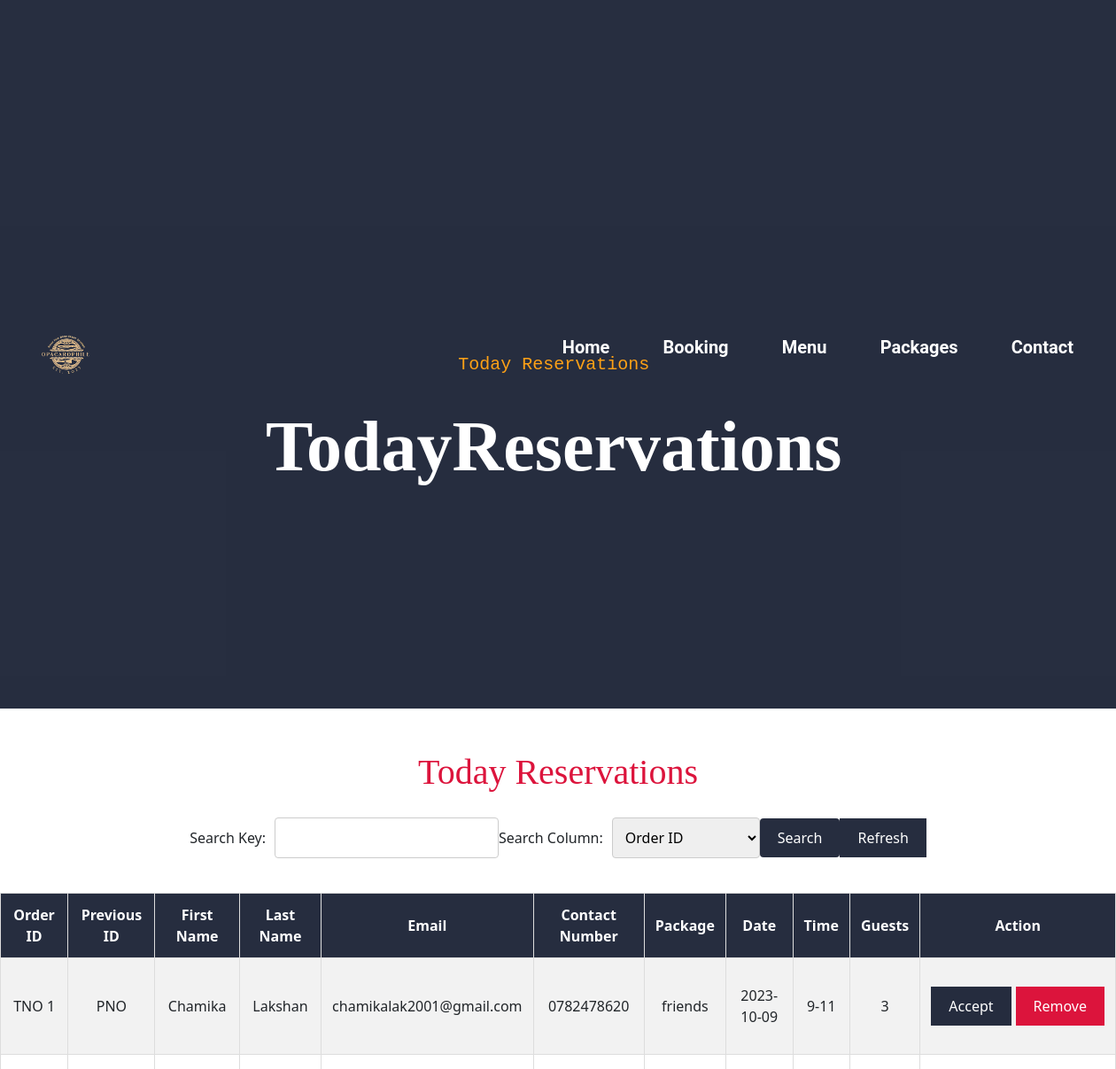
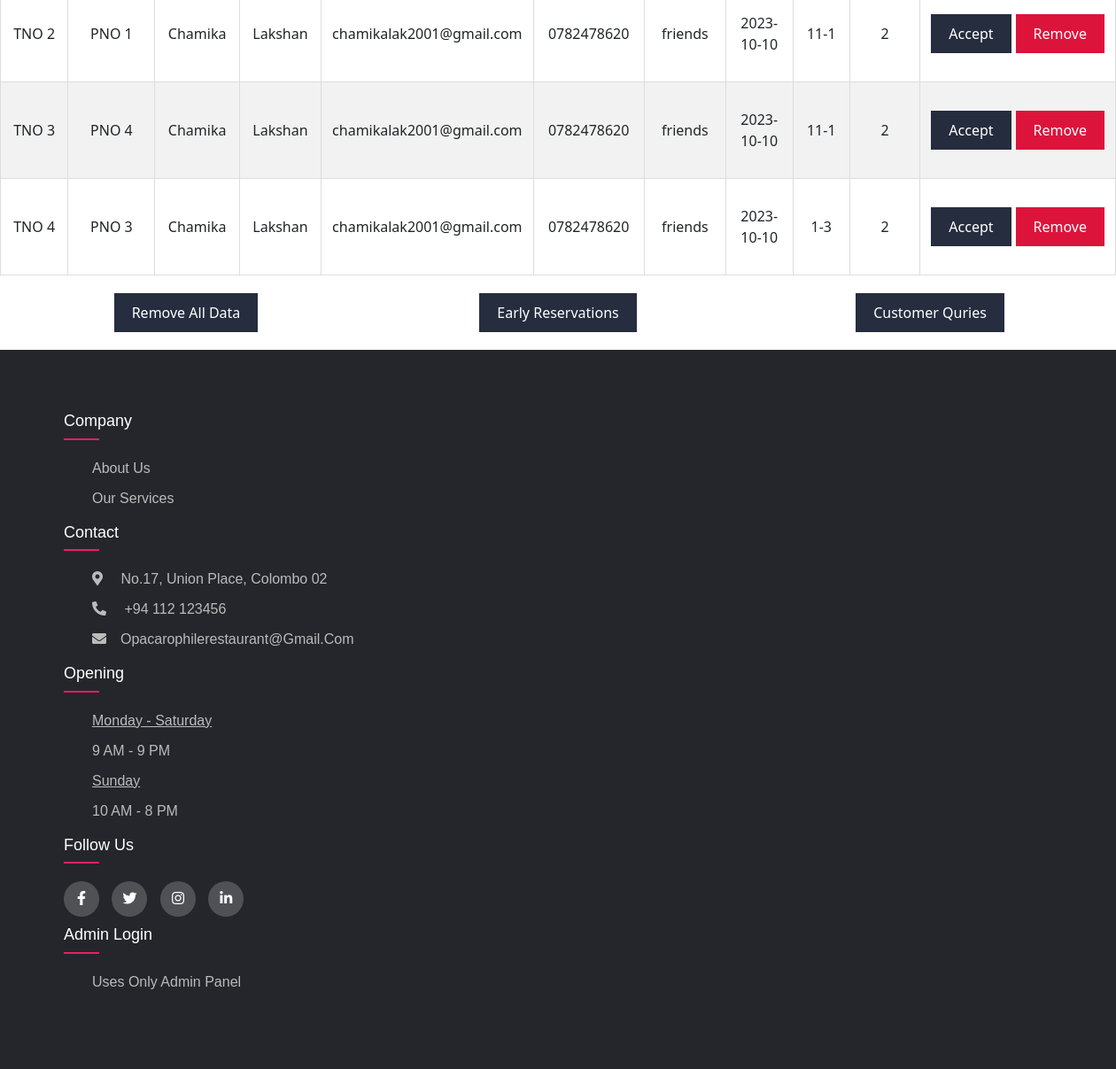
Screenshot of /today.php with the database file from the repository (2 pictures, top to bottom).
### tables this page shows
CREATE TABLE `today` (
  `order_id` int(11) NOT NULL,
  `first_name` varchar(255) DEFAULT NULL,
  `last_name` varchar(255) DEFAULT NULL,
  `email` varchar(255) DEFAULT NULL,
  `contact_number` varchar(20) DEFAULT NULL,
  `package` varchar(50) DEFAULT NULL,
  `date` date DEFAULT NULL,
  `time` varchar(10) DEFAULT NULL,
  `guests` int(11) DEFAULT NULL,
  `previous_id` int(11) DEFAULT NULL
);

### today.php (the view, shortened to what this page needs)
<?php
function fetchDataFromDatabase()
{
    $servername = "localhost";
    $username = "root";
    $password = "";
    $dbname = "book";
    $conn = new mysqli($servername, $username, $password, $dbname);
    $sql = "SELECT * FROM today";
    $result = $conn->query($sql);
    $data = array();
    if ($result->num_rows > 0) {
        while ($row = $result->fetch_assoc()) {
            $data[] = $row;
        }
    }
    return $data;
}
$reservations = fetchDataFromDatabase();
?>
<!DOCTYPE html>
<html lang="en">
<head>
    <link rel="stylesheet" href="css/today.css">
    <link rel="stylesheet" href="https://stackpath.bootstrapcdn.com/bootstrap/5.3.0/css/bootstrap.min.css">
    <link rel="stylesheet" type="text/css" href="https://cdnjs.cloudflare.com/ajax/libs/font-awesome/5.15.1/css/all.min.css">
</head>
<body>
    <div class="wrappers">
        <div class="main-container">
            <div class="overlay"></div>
        </div>
        <div class="navbar">
            <img class="logo" src="images/logo.png">
            <ul>
                <li><a  href="index.php">Home</a></li>
                <li><a href="bookingnew.php">Booking</a></li>
                <li><a href="menu.php">Menu</a></li>
                <li><a href="packages.php">Packages</a></li>
                <li><a href="contact.php">Contact</a></li>
            </ul>
            <div class="al">
                <h4 class="ph4">Today Reservations</h4>
                <br>
                <h1>Today<span>Reservations</span></h1>
            </div>
        </div>
    </div>
    <br><br>
        <h1 class="mh1">Today Reservations</h1>
        <form class="search-form" action="<?php echo $_SERVER['PHP_SELF']; ?>" method="post">
            <label for="search_key">Search Key:</label>
            <input type="text" name="search_key" id="search_key" required>
            <label for="search_column">Search Column:</label>
            <select name="search_column" id="search_column" required>
                <option value="order_id">Order ID</option>
            </select>
            <div class="button-container">
                    <button type="submit" name="search" class="searchb">Search</button>
                </form>
                <form class="refresh-form" action="<?php echo $_SERVER['PHP_SELF']; ?>" method="post">
                    <button type="submit" name="refresh">Refresh</button>
                </form>
        <?php if (!empty($reservations)) : ?>
            <table class="reservation-table">
                <tr>
                    <th>Order ID</th>
                    <th>Previous ID</th>
                    <th>First Name</th>
                    <th>Last Name</th>
                    <th>Email</th>
                    <th>Contact Number</th>
                    <th>Package</th>
                    <th>Date</th>
                    <th>Time</th>
                    <th>Guests</th>
                    <th>Action</th>
                </tr>
                <?php foreach ($reservations as $reservation) : ?>
                    <tr>
                        <td>TNO <?php echo $reservation['order_id']; ?></td>
                        <td>PNO <?php echo $reservation['previous_id']; ?></td>
                        <td><?php echo $reservation['first_name']; ?></td>
                        <td><?php echo $reservation['last_name']; ?></td>
                        <td><?php echo $reservation['email']; ?></td>
                        <td><?php echo $reservation['contact_number']; ?></td>
                        <td><?php echo $reservation['package']; ?></td>
                        <td><?php echo $reservation['date']; ?></td>
                        <td><?php echo $reservation['time']; ?></td>
                        <td><?php echo $reservation['guests']; ?></td>
                        <td>
                        <div class="button-container">
                            <form action="<?php echo $_SERVER['PHP_SELF']; ?>" method="post">
                                <button type="submit" name="accept_reservation" class="accept-btn">Accept</button>
                            </form>
                            <form action="<?php echo $_SERVER['PHP_SELF']; ?>" method="post">
                                <button type="submit" name="remove_reservation" class="remove-btn">Remove</button>
                            </form>
                        </div>
                        </td>
                    </tr>
                <?php endforeach; ?>
            </table>
        <?php endif; ?>
        <div class="button-container">
            <form class="remove-all-form" action="<?php echo $_SERVER['PHP_SELF']; ?>" method="post">
                <button type="submit" name="remove_all">Remove All Data</button>
            </form>
            <form class="previous-reservations-form" method='post' action='fetch.php'>
                <button type='submit' name='previous_reservations'>Early Reservations</button>
            </form>
            <form class="today-reservations-form" method='post' action='contact_fetch.php'>
                <button type='submit' name='today_reservations'>Customer Quries</button>
            </form>
        </div>
        <footer class="footer">
            <div class="container">
                <div class="row">
                    <div class="footer-col">
                        <h4>company</h4>
                        <ul>
                            <li><a href="aboutus.php">about us</a></li>
                            <li><a href="index.php#services">our services</a></li>
                        </ul>
                    </div>
                    <div class="footer-col">
                        <h4>Contact</h4>
                        <ul>
                        <li><a href="https://maps.app.goo.gl/sDskgv8TrvkfiXcEA"><i class="fa fa-map-marker-alt me-3"></i> No.17, Union Place, Colombo 02</a></li>
                            <li><a href="#"><i class="fa fa-phone-alt me-3"></i> +94 112 123456</a></li>
                            <li><a href="mailto:opacarophilerestaurant@gmail.com"><i class="fa fa-envelope me-3"></i>opacarophilerestaurant@gmail.com</a></li>
                        </ul>
                    </div>
                    <div class="footer-col">
                        <h4>Opening</h4>
                        <ul>
                            <li><a href="#"><u>Monday - Saturday</u></a></li>
                            <li><a href="#">9 AM - 9 PM</a></li>
                            <li><a href="#"><u>Sunday</u></a></li>
                            <li><a href="#">10 AM - 8 PM</a></li>
                        </ul>
                    </div>
                    <div class="footer-col">
                        <h4>follow us</h4>
                        <div class="social-links">
                            <a href="#"><i class="fab fa-facebook-f"></i></a>
                            <a href="#"><i class="fab fa-twitter"></i></a>
                            <a href="#"><i class="fab fa-instagram"></i></a>
                            <a href="#"><i class="fab fa-linkedin-in"></i></a>
                        </div>
                        <h4>Admin Login</h4>
                        <ul>
                            <li><a href="login.php">Uses Only Admin Panel</a></li>
                        </ul>
                    </div>
                </div>
            </div>
        </footer>
</body>
</html>

### css/today.css (style rules this page uses)
* { margin: 0; padding: 0; }
body { overflow-x: hidden; margin-right: 0; }
.wrappers { width: 100%; height: 100vh; background-size: cover; display: flex; color: #fff; background-position: center; background-repeat: no-repeat; position: relative; }
.overlay { position: absolute; top: 0; left: 0; width: 100%; height: 100%; background-color: rgba(15, 23, 43, .9); z-index: 0; }
.navbar { position: absolute; height: 80px; width: 100%; top: 0; left: 0; padding: 10px 10px; align-items: center; width: 100%; height: 100vh; }
.navbar .logo { width: 150px; height: auto; padding: 0px 35px; }
.navbar ul { float: right; margin-right: 20px; }
.navbar ul li { list-style: none; margin: 0 8px; display: inline-block; line-height: 80px; }
.navbar ul li a { font-size: 20px; font-family: 'Roboto', sans-serif; color: white; padding: 6px 20px; text-decoration:none; font-weight:bold; transition:0.4s ease-in-out; }
.al { height: 100px; padding: 120px 300px; position: absolute; }
.ph4 { color: #fea116; font-family: 'Courier New', Courier, monospace; text-align: center; font-size: 20px; }
.al h1 { font-size: 80px; color: #fff; font-weight: 600; font-family: 'Lucida Sans', 'Lucida Sans Regular', 'Lucida Grande'; font-style: bold; }
.mh1 { text-align: center; font-family: comic sans-serif; color: crimson; }
form { margin-bottom: 20px; text-align: center; }
.search-form, .refresh-form, .remove-all-form, .previous-reservations-form, .today-reservations-form { display: flex; align-items: center; justify-content: center; text-align: left; }
label { margin-right: 10px; }
input, select, button { padding: 10px; margin-right: 10px; border: 1px solid #ccc; border-radius: 4px; }
.searchb { cursor: pointer; background-color: rgba(15, 23, 43, .9); color: #fff; border: none; border-radius: 4px; padding: 5px 20px; transition: background-color 0.3s; margin-bottom: 20px; }
button { cursor: pointer; background-color: rgba(15, 23, 43, .9); color: #fff; border: none; border-radius: 4px; padding: 10px 20px; transition: background-color 0.3s; }
.accept-btn { background-color: rgba(15, 23, 43, .9); }
.remove-btn { background-color: crimson; margin-left: 5px; }
.reservation-table { width: 100%; border-collapse: collapse; margin-top: 20px; align-items: center; }
.reservation-table th, .reservation-table td { padding: 12px; border: 1px solid #ddd; text-align: center; }
.reservation-table th { background-color: rgba(15, 23, 43, .9); color: #fff; }
.reservation-table tr:nth-child(even) { background-color: #f2f2f2; }
.reservation-table tr:nth-child(odd) { background-color: #ffffff; }
.button-container { display: flex; justify-content: space-between; margin-top: 20px; }
.remove-all-form, .previous-reservations-form, .today-reservations-form { flex: 1; }
.container { max-width: 1170px; margin:auto; font-family: 'Poppins', sans-serif; line-height: 1.5; }
.row { display: flex; flex-wrap: wrap; }
ul { list-style: none; }
.footer { background-color: #24262b; padding: 70px 0; }
.footer-col { width: 24%; padding: 0 5px; }
.footer-col h4 { font-size: 18px; color: #ffffff; text-transform: capitalize; margin-bottom: 30px; font-weight: 500; position: relative; }
.footer-col h4::before { content: ''; position: absolute; left:0; bottom: -10px; background-color: #e91e63; height: 2px; box-sizing: border-box; width: 40px; }
.footer-col ul li:not(:last-child) { margin-bottom: 10px; }
.footer-col ul li a { font-size: 16px; text-transform: capitalize; color: #ffffff; text-decoration: none; font-weight: 300; color: #bbbbbb; display: block; transition: all 0.3s ease; }
.footer-col .social-links a { display: inline-block; height: 40px; width: 40px; background-color: rgba(255,255,255,0.2); margin:0 10px 10px 0; text-align: center; line-height: 40px; border-radius: 50%; color: #ffffff; transition: all 0.5s ease; }

### rows the page displays
today: order_id "1", first_name "Chamika", last_name "Lakshan", email "chamikalak2001@gmail.com", contact_number "0782478620", package "friends", date "2023-10-09", time "9-11", guests "3"
today: order_id "2", previous "1", first_name "Chamika", last_name "Lakshan", email "chamikalak2001@gmail.com", contact_number "0782478620", package "friends", date "2023-10-10", time "11-1", guests "2"
today: order_id "3", previous "4", first_name "Chamika", last_name "Lakshan", email "chamikalak2001@gmail.com", contact_number "0782478620", package "friends", date "2023-10-10", time "11-1", guests "2"
today: order_id "4", previous "3", first_name "Chamika", last_name "Lakshan", email "chamikalak2001@gmail.com", contact_number "0782478620", package "friends", date "2023-10-10", time "1-3", guests "2"
